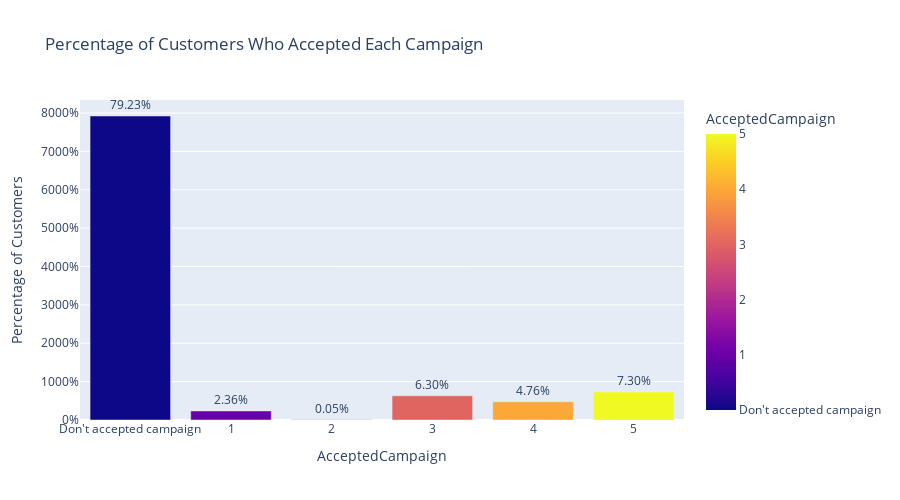

Notebook code cell kept with this figure:
### Code cell
# Calculate the percentage of customers who accepted each campaign 
campaign_acceptance_counts = market_data['AcceptedCampaign'].value_counts(normalize=True) * 100

# Create the bar chart using Plotly Express
fig = px.bar(
    campaign_acceptance_counts,
    x=campaign_acceptance_counts.index,
    y=campaign_acceptance_counts.values,
    labels={'x': 'Accepted Campaign', 'y': 'Percentage of Customers'},
    title='Percentage of Customers Who Accepted Each Campaign',
    color=campaign_acceptance_counts.index  # Use campaign number for color
)

# Update layout for better visualization
fig.update_layout(
    width=WIDTH_PLOTLY,
    height=HEIGHT_PLOTLY,
    xaxis=dict(
        tickmode='array',
        tickvals=campaign_acceptance_counts.index,
        ticktext=['Don\'t accepted campaign' if val == 0 else val for val in campaign_acceptance_counts.index]
    ),
    yaxis=dict(tickformat=".0%"),  # Format y-axis with percentage
    coloraxis_colorbar=dict(
        tickvals=campaign_acceptance_counts.index,
        ticktext=['Don\'t accepted campaign' if val == 0 else val for val in campaign_acceptance_counts.index]
    )
)

# Add percentage values to the bars
fig.update_traces(texttemplate='%{y:.2f}%', textposition='outside')

fig.show()

### Figure 1 — Plotly figure (JSON) as saved in the notebook; plotly's stock layout.template omitted (floating-point values rounded to 4 significant figures)
{"data": [{"alignmentgroup": "True", "hovertemplate": "AcceptedCampaign=%{marker.color}<br>Percentage of Customers=%{y}<extra></extra>", "legendgroup": "", "marker": {"color": [0, 5, 3, 4, 1, 2], "coloraxis": "coloraxis", "pattern": {"shape": ""}}, "name": "", "offsetgroup": "", "orientation": "v", "showlegend": false, "textposition": "outside", "texttemplate": "%{y:.2f}%", "type": "bar", "x": [0, 5, 3, 4, 1, 2], "xaxis": "x", "y": [79.23, 7.302, 6.304, 4.762, 2.358, 0.04535], "yaxis": "y"}], "layout": {"barmode": "relative", "coloraxis": {"colorbar": {"ticktext": ["Don't accepted campaign", 5, 3, 4, 1, 2], "tickvals": [0, 5, 3, 4, 1, 2], "title": {"text": "AcceptedCampaign"}}, "colorscale": [[0, "#0d0887"], [0.1111, "#46039f"], [0.2222, "#7201a8"], [0.3333, "#9c179e"], [0.4444, "#bd3786"], [0.5556, "#d8576b"], [0.6667, "#ed7953"], [0.7778, "#fb9f3a"], [0.8889, "#fdca26"], [1, "#f0f921"]]}, "height": 500, "legend": {"tracegroupgap": 0}, "title": {"text": "Percentage of Customers Who Accepted Each Campaign"}, "width": 900, "xaxis": {"anchor": "y", "domain": [0, 1], "tickmode": "array", "ticktext": ["Don't accepted campaign", 5, 3, 4, 1, 2], "tickvals": [0, 5, 3, 4, 1, 2], "title": {"text": "AcceptedCampaign"}}, "yaxis": {"anchor": "x", "domain": [0, 1], "tickformat": ".0%", "title": {"text": "Percentage of Customers"}}}}
